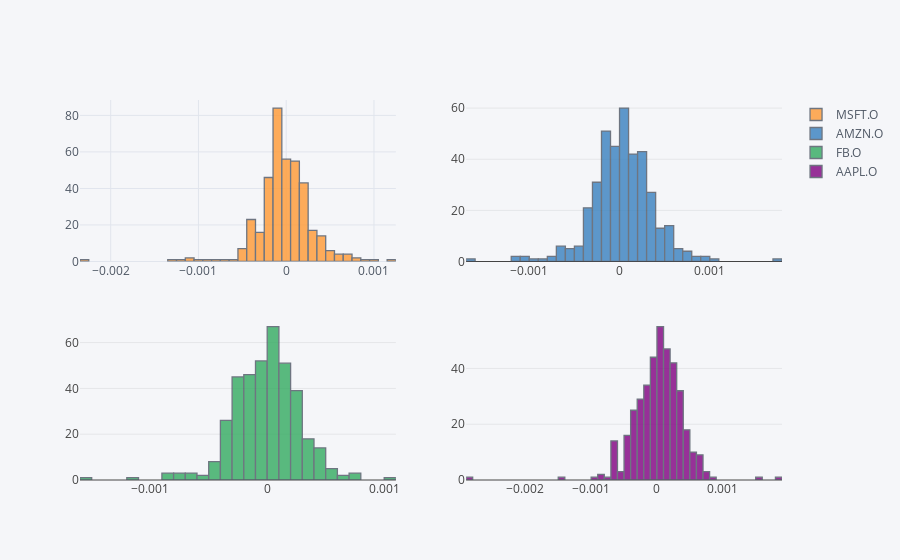

Notebook source saved alongside this figure:
### Code cell
iplot(rets.iplot(kind='histogram', subplots=True, asFigure=True))

### Figure 1 — Plotly figure (JSON) as saved in the notebook; plotly's stock layout.template omitted (floating-point values rounded to 4 significant figures; data arrays with more than 128 entries replaced by an {"elided": "..."} marker saying what was removed)
{"data": [{"histfunc": "count", "histnorm": "", "marker": {"color": "rgba(255, 153, 51, 1.0)", "line": {"color": "#4D5663", "width": 1.3}}, "name": "MSFT.O", "opacity": 0.8, "orientation": "v", "type": "histogram", "x": {"elided": "391 float values"}, "xaxis": "x1", "yaxis": "y1"}, {"histfunc": "count", "histnorm": "", "marker": {"color": "rgba(55, 128, 191, 1.0)", "line": {"color": "#4D5663", "width": 1.3}}, "name": "AMZN.O", "opacity": 0.8, "orientation": "v", "type": "histogram", "x": {"elided": "391 float values"}, "xaxis": "x2", "yaxis": "y2"}, {"histfunc": "count", "histnorm": "", "marker": {"color": "rgba(50, 171, 96, 1.0)", "line": {"color": "#4D5663", "width": 1.3}}, "name": "FB.O", "opacity": 0.8, "orientation": "v", "type": "histogram", "x": {"elided": "391 float values"}, "xaxis": "x3", "yaxis": "y3"}, {"histfunc": "count", "histnorm": "", "marker": {"color": "rgba(128, 0, 128, 1.0)", "line": {"color": "#4D5663", "width": 1.3}}, "name": "AAPL.O", "opacity": 0.8, "orientation": "v", "type": "histogram", "x": {"elided": "391 float values"}, "xaxis": "x4", "yaxis": "y4"}], "layout": {"barmode": "overlay", "legend": {"bgcolor": "#F5F6F9", "font": {"color": "#4D5663"}}, "paper_bgcolor": "#F5F6F9", "plot_bgcolor": "#F5F6F9", "titlefont": {"color": "#4D5663"}, "xaxis1": {"anchor": "y1", "domain": [0, 0.45], "gridcolor": "#E1E5ED", "showgrid": true, "tickfont": {"color": "#4D5663"}, "title": "", "titlefont": {"color": "#4D5663"}, "zerolinecolor": "#E1E5ED"}, "xaxis2": {"anchor": "y2", "domain": [0.55, 1]}, "xaxis3": {"anchor": "y3", "domain": [0, 0.45]}, "xaxis4": {"anchor": "y4", "domain": [0.55, 1]}, "yaxis1": {"anchor": "x1", "domain": [0.575, 1], "gridcolor": "#E1E5ED", "showgrid": true, "tickfont": {"color": "#4D5663"}, "title": "", "titlefont": {"color": "#4D5663"}, "zerolinecolor": "#E1E5ED"}, "yaxis2": {"anchor": "x2", "domain": [0.575, 1]}, "yaxis3": {"anchor": "x3", "domain": [0, 0.425]}, "yaxis4": {"anchor": "x4", "domain": [0, 0.425]}}}
